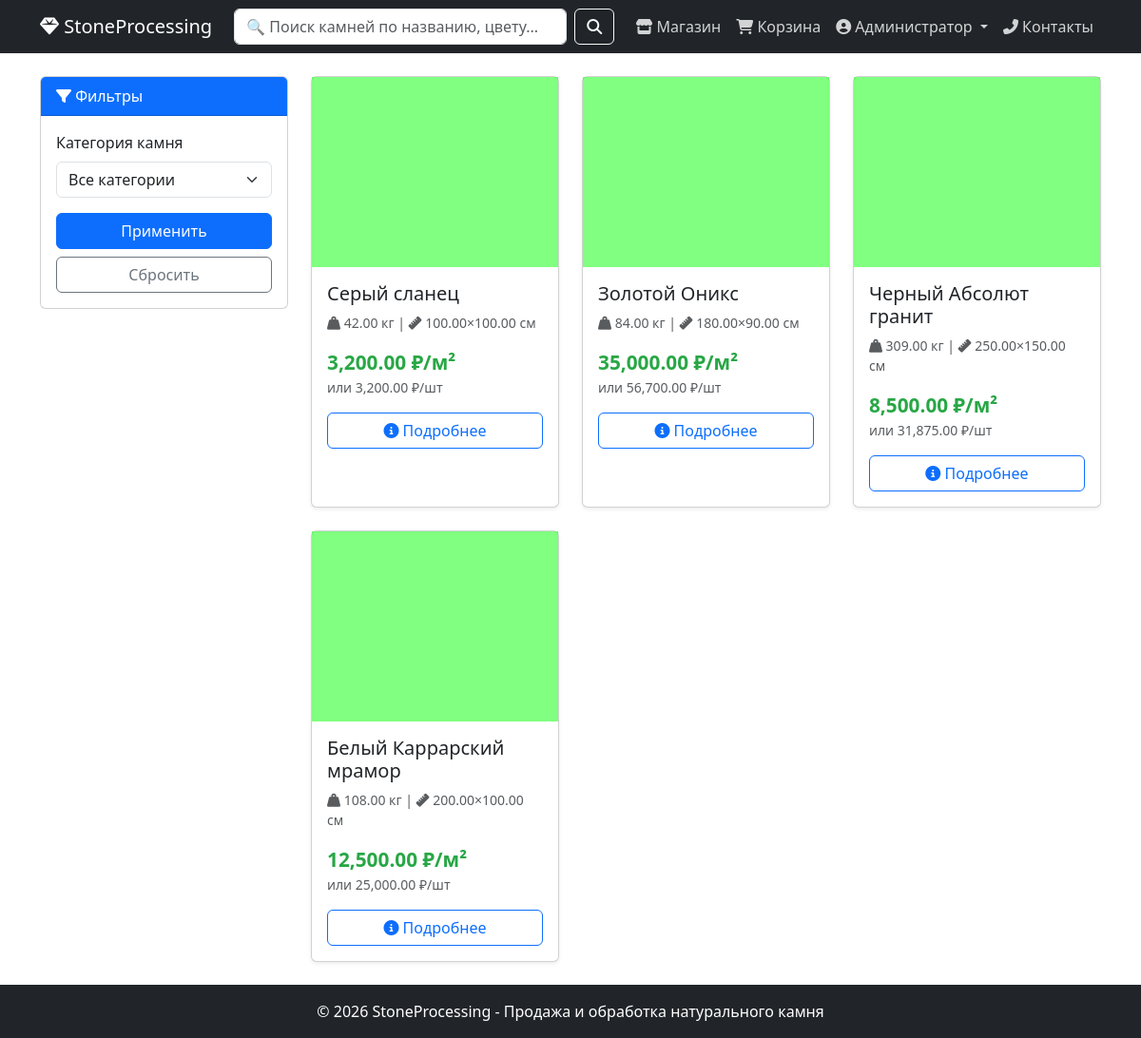
The page /store/index.php (signed in) on the database its author committed.
### tables this page shows
CREATE TABLE `user_profiles` (
  `id` int(11) NOT NULL,
  `user_id` int(11) NOT NULL,
  `first_name` varchar(50) DEFAULT NULL,
  `last_name` varchar(50) DEFAULT NULL,
  `middle_name` varchar(50) DEFAULT NULL,
  `email` varchar(100) DEFAULT NULL,
  `phone` varchar(20) DEFAULT NULL,
  `address` text DEFAULT NULL,
  `birth_date` date DEFAULT NULL,
  `avatar` varchar(255) DEFAULT 'default_avatar.png'
);

CREATE TABLE `stones` (
  `id` int(11) NOT NULL,
  `name` varchar(200) NOT NULL,
  `stone_category_id` int(11) NOT NULL,
  `length_cm` decimal(10,2) DEFAULT 0.00,
  `width_cm` decimal(10,2) DEFAULT 0.00,
  `height_cm` decimal(10,2) DEFAULT 0.00,
  `weight_kg` decimal(10,2) DEFAULT 0.00,
  `volume_m3` decimal(10,4) DEFAULT 0.0000,
  `color` varchar(50) DEFAULT NULL,
  `origin` varchar(100) DEFAULT NULL,
  `texture` varchar(100) DEFAULT NULL,
  `price_per_sqm` decimal(12,2) DEFAULT 0.00,
  `price_per_unit` decimal(12,2) DEFAULT 0.00,
  `price_per_kg` decimal(12,2) DEFAULT 0.00,
  `main_image` varchar(255) DEFAULT 'default_stone.png',
  `gallery_images` text DEFAULT NULL,
  `short_description` text DEFAULT NULL,
  `full_description` longtext DEFAULT NULL,
  `specifications` longtext DEFAULT NULL CHECK (json_valid(`specifications`)),
  `quantity` int(11) DEFAULT 0,
  `min_order_quantity` int(11) DEFAULT 1,
  `is_active` tinyint(1) DEFAULT 1,
  `created_at` timestamp NOT NULL DEFAULT current_timestamp(),
  `updated_at` timestamp NOT NULL DEFAULT current_timestamp() ON UPDATE current_timestamp()
);

### config/db.php (called while the page is built, shortened)
<?php
function isLoggedIn() {
    return isset($_SESSION['user_id']);
}
function getUserProfile($pdo, $user_id) {
    $stmt = $pdo->prepare("SELECT * FROM user_profiles WHERE user_id = ?");
    $stmt->execute([$user_id]);
    $profile = $stmt->fetch();
    return $profile;
}
?>

### store/index.php (the view, shortened to what this page needs)
<?php
require_once '../config/db.php';
$where = ["s.is_active = 1"];
$params = [];
$stones = $pdo->prepare("
    SELECT s.*, sc.name as category_name
    FROM stones s
    JOIN stone_categories sc ON s.stone_category_id = sc.id
    WHERE " . implode(" AND ", $where) . "
    ORDER BY s.id DESC
");
$stones->execute($params);
$stones = $stones->fetchAll();
?>
<!DOCTYPE html>
<html lang="ru">
<head>
    <link href="https://cdn.jsdelivr.net/npm/bootstrap@5.3.0/dist/css/bootstrap.min.css" rel="stylesheet">
    <link rel="stylesheet" href="https://cdnjs.cloudflare.com/ajax/libs/font-awesome/6.4.0/css/all.min.css">
</head>
<body>
    <?php include 'menu.php'; ?>
    <div class="container my-4">
        <div class="row">
            <div class="col-md-3 mb-4">
                <div class="card">
                    <div class="card-header bg-primary text-white">
                        <i class="fas fa-filter"></i> Фильтры
                    </div>
                    <div class="card-body">
                        <form method="GET" id="filterForm">
                            <div class="mb-3">
                                <label class="form-label">Категория камня</label>
                                <select name="category" class="form-select" onchange="this.form.submit()">
                                    <option value="">Все категории</option>
                                </select>
                            </div>
                            <button type="submit" class="btn btn-primary w-100">Применить</button>
                            <a href="index.php" class="btn btn-outline-secondary w-100 mt-2">Сбросить</a>
                        </form>
                    </div>
                </div>
            </div>
            <div class="col-md-9">
                <div class="row g-4">
                    <?php if(count($stones) > 0): ?>
                        <?php foreach($stones as $stone): ?>
                        <div class="col-md-6 col-lg-4">
                            <div class="card stone-card shadow-sm">
                                <img src="../uploads/stones/<?= htmlspecialchars($stone['main_image'] ?? 'default_stone.png') ?>"
                                     class="stone-img"
                                     alt="<?= htmlspecialchars($stone['name']) ?>"
                                     onerror="this.src='../uploads/stones/default_stone.png'">
                                <div class="card-body">
                                    <h5 class="card-title"><?= htmlspecialchars($stone['name']) ?></h5>
                                    <p class="card-text small text-muted">
                                        <i class="fas fa-weight-hanging"></i> <?= $stone['weight_kg'] ?> кг |
                                        <i class="fas fa-ruler"></i> <?= $stone['length_cm'] ?>×<?= $stone['width_cm'] ?> см
                                    </p>
                                    <div class="price"><?= number_format($stone['price_per_sqm'], 2) ?> ₽/м²</div>
                                    <div class="text-muted small">или <?= number_format($stone['price_per_unit'], 2) ?> ₽/шт</div>
                                    <div class="mt-3 d-grid">
                                        <a href="stone.php?id=<?= $stone['id'] ?>" class="btn btn-outline-primary">
                                            <i class="fas fa-info-circle"></i> Подробнее
                                        </a>
                                    </div>
                                </div>
                            </div>
                        </div>
                        <?php endforeach; ?>
                    <?php endif; ?>
                </div>
            </div>
        </div>
    </div>
<?php include '../includes/footer.php'; ?>
</body>
</html>

### store/menu.php (shortened to what this page needs)
<?php
$profile = getUserProfile($pdo, $_SESSION['user_id']);
$profile_name = $profile['first_name'] ?: $_SESSION['username'];
?>
<nav class="navbar navbar-expand-lg navbar-dark bg-dark">
    <div class="container">
        <a class="navbar-brand" href="index.php">
            <i class="fas fa-gem"></i> StoneProcessing
        </a>
        <div class="collapse navbar-collapse" id="navbarNav">
            <form class="d-flex mx-auto" method="GET" action="index.php" style="max-width: 400px; width: 100%;">
                <input class="form-control me-2" type="search" name="search"
                       placeholder="🔍 Поиск камней по названию, цвету..."
                       value="<?= htmlspecialchars($_GET['search'] ?? '') ?>">
                <button class="btn btn-outline-light" type="submit">
                    <i class="fas fa-search"></i>
                </button>
            </form>
            <ul class="navbar-nav ms-auto">
                <li class="nav-item">
                    <a class="nav-link <?= basename($_SERVER['PHP_SELF']) == 'index.php' ? 'active' : '' ?>" href="index.php">
                        <i class="fas fa-store"></i> Магазин
                    </a>
                </li>
                <li class="nav-item">
                    <a class="nav-link <?= basename($_SERVER['PHP_SELF']) == 'cart.php' ? 'active' : '' ?>" href="cart.php">
                        <i class="fas fa-shopping-cart"></i> Корзина
                    </a>
                </li>
                <?php if(isLoggedIn()): ?>
                <li class="nav-item dropdown">
                    <a class="nav-link dropdown-toggle" href="#" role="button" data-bs-toggle="dropdown">
                        <i class="fas fa-user-circle"></i> <?= htmlspecialchars($profile_name) ?>
                    </a>
                </li>
                <?php endif; ?>
                <li class="nav-item">
                    <a class="nav-link" href="../contact.php">
                        <i class="fas fa-phone-alt"></i> Контакты
                    </a>
                </li>
            </ul>
        </div>
    </div>
</nav>

### includes/footer.php (shortened to what this page needs)
<footer class="bg-dark text-white text-center py-3 mt-auto">
    <div class="container">
        <p class="mb-0">© <?= date('Y') ?> StoneProcessing - Продажа и обработка натурального камня</p>
    </div>
</footer>

### store/index.php (style rules this page uses)
.stone-card { transition: transform 0.3s; height: 100%; }
.stone-img { height: 200px; object-fit: cover; width: 100%; }
.price { font-size: 1.3rem; font-weight: bold; color: #28a745; }
.navbar-dark .navbar-nav .nav-link { color: rgba(255,255,255,0.8); }

### includes/footer.php (style rules this page uses)
html, body { height: 100%; margin: 0; padding: 0; }
body { display: flex; flex-direction: column; min-height: 100vh; }
.mt-auto { margin-top: auto !important; }

### rows shown on the page
user_profiles: first_name "Администратор"
stones: main_image (placeholder picture), name "Серый сланец", weight_kg "42.00", length_cm "100.00", width_cm "100.00", price_per_sqm "3,200.00", price_per_unit "3,200.00"
stones: main_image (placeholder picture), name "Золотой Оникс", weight_kg "84.00", length_cm "180.00", width_cm "90.00", price_per_sqm "35,000.00", price_per_unit "56,700.00"
stones: main_image (placeholder picture), name "Черный Абсолют гранит", weight_kg "309.00", length_cm "250.00", width_cm "150.00", price_per_sqm "8,500.00", price_per_unit "31,875.00"
stones: main_image (placeholder picture), name "Белый Каррарский мрамор", weight_kg "108.00", length_cm "200.00", width_cm "100.00", price_per_sqm "12,500.00", price_per_unit "25,000.00"
